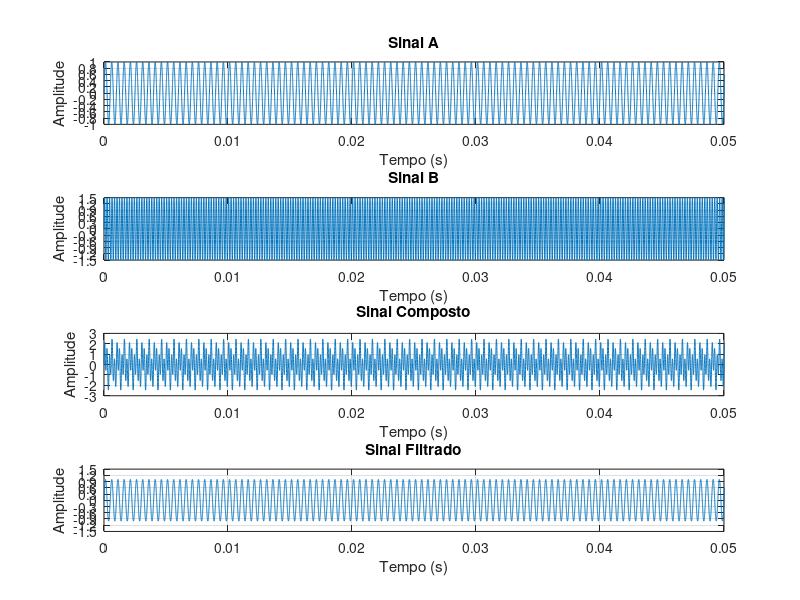
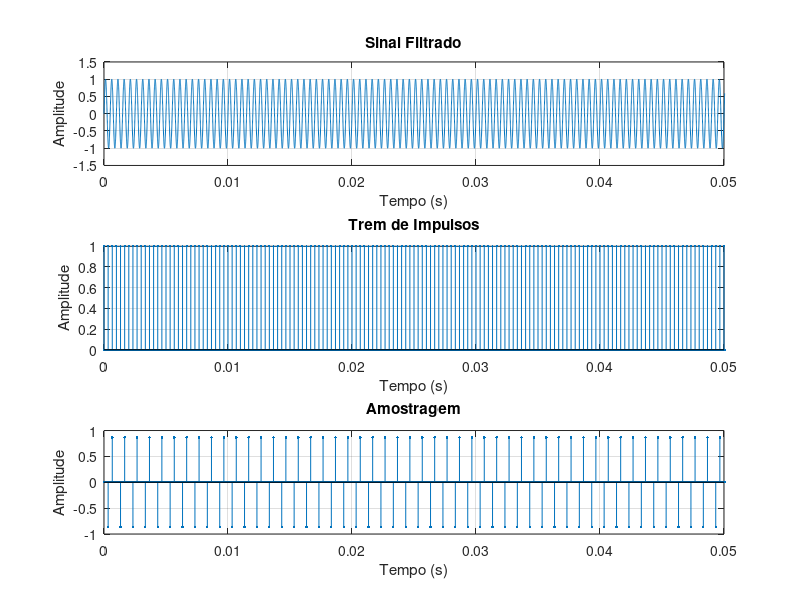
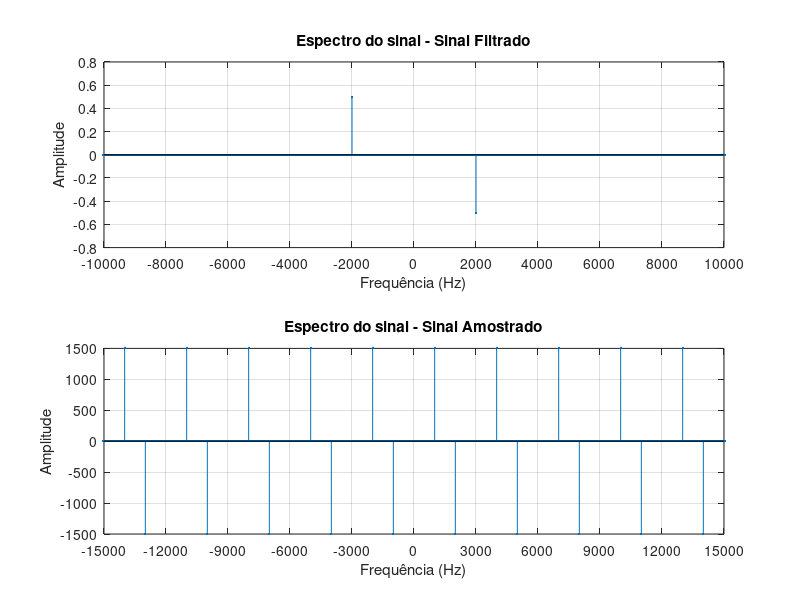
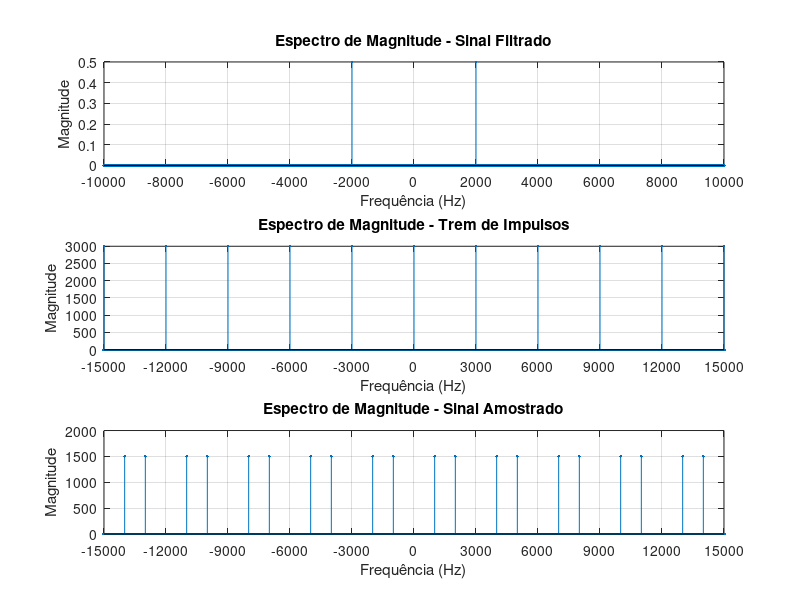

MATLAB code for these plots, in order:
clear;
clc;
close all;

pkg load signal;

f1 = 2e3;
f2 = 5e3;
A1 = 1.0;
A2 = 1.5;

fs = 3e3;
Ts = 1/fs;
fAnalog = 360e3;
Ta = 1/fAnalog;
tempoTotal = 1;
t = 0:Ta:tempoTotal-Ta;
nPAnalog = length(t);

fCorte = 3e3;

sinalA = A1*sin(2*pi*f1*t);
sinalB = A2*sin(2*pi*f2*t);
sinalComposto = sinalA + sinalB;

filtroIdeal = zeros(1, nPAnalog);
for i = 1:nPAnalog
    fAtual = (i-1) * (fAnalog / nPAnalog);
    if fAtual <= fCorte || fAtual >= (fAnalog - fCorte)
        filtroIdeal(i) = 1;
    else
        filtroIdeal(i) = 0;
    end
end

sinalCompostoFFT = fft(sinalComposto, nPAnalog);
sinalFiltradoFFT = sinalCompostoFFT .* filtroIdeal;
sinalFiltrado = real(ifft(sinalFiltradoFFT));

figure;

subplot(4,1,1);
plot(t,sinalA);
grid on;
xlabel('Tempo (s)');
ylabel('Amplitude');
title('Sinal A');
xlim([0 0.05]);
yticks(-1:0.2:1);

subplot(4,1,2);
plot(t,sinalB);
grid on;
xlabel('Tempo (s)');
ylabel('Amplitude');
title('Sinal B');
xlim([0 0.05]);
yticks(-1.5:0.3:1.5);

subplot(4,1,3);
plot(t,sinalComposto);
grid on;
xlabel('Tempo (s)');
ylabel('Amplitude');
title('Sinal Composto');
xlim([0 0.05]);

subplot(4,1,4);
plot(t,sinalFiltrado);
grid on;
xlabel('Tempo (s)');
ylabel('Amplitude');
title('Sinal Filtrado');
xlim([0 0.05]);
yticks(-1.5:0.3:1.5);

saveas(gcf, sprintf('Ideal_%gHz_01_Sinais_No_Tempo.png', fs));

kPasso = round(fAnalog / fs);
tremImpulsos = zeros(1,nPAnalog);
tremImpulsos(1:kPasso:end) = 1;

sinalAmostrado = sinalFiltrado .* tremImpulsos;

figure;

subplot(3,1,1);
plot(t,sinalFiltrado);
grid on;
xlabel('Tempo (s)');
ylabel('Amplitude');
title('Sinal Filtrado');
xlim([0 0.05]);

subplot(3,1,2);
stem(t,tremImpulsos,'.');
grid on;
xlabel('Tempo (s)');
ylabel('Amplitude');
title('Trem de Impulsos');
xlim([0 0.05]);

subplot(3,1,3);
stem(t,sinalAmostrado,'.');
grid on;
xlabel('Tempo (s)');
ylabel('Amplitude');
title('Amostragem');
xlim([0 0.05]);
hold off;

saveas(gcf, sprintf('Ideal_%gHz_02_Processo_De_Amostragem.png', fs));

f = (-nPAnalog/2 : nPAnalog/2 - 1) * (fAnalog / nPAnalog);

sinalFiltradoFFT_plot = fftshift(fft(sinalFiltrado)) / nPAnalog;
tremImpulsosFFT_plot = fftshift(fft(tremImpulsos)) / nPAnalog * fAnalog;
sinalAmostradoFFT_plot = fftshift(fft(sinalAmostrado)) / nPAnalog * fAnalog;

magFiltrado = abs(sinalFiltradoFFT_plot);
faseFiltrado = angle(sinalFiltradoFFT_plot) * (180/pi);
faseFiltrado(magFiltrado < 0.01 * max(magFiltrado)) = 0;

magTrem = abs(tremImpulsosFFT_plot);

magAmostrado = abs(sinalAmostradoFFT_plot);
faseAmostrado = angle(sinalAmostradoFFT_plot) * (180/pi);
faseAmostrado(magAmostrado < 0.01 * max(magAmostrado)) = 0;

figure;

subplot(2,1,1);
stem(f, imag(sinalFiltradoFFT_plot), '.');
grid on;
xlabel('Frequência (Hz)');
ylabel('Amplitude');
title('Espectro do sinal - Sinal Filtrado');
xlim([-f1*5 f1*5]);
xticks(-f1*5:f1:f1*5);

subplot(2,1,2);
stem(f, imag(sinalAmostradoFFT_plot), '.');
grid on;
xlabel('Frequência (Hz)');
ylabel('Amplitude');
title('Espectro do sinal - Sinal Amostrado');
xlim([-5*fs 5*fs]);
xticks(-5*fs : fs : 5*fs);

saveas(gcf, sprintf('Ideal_%gHz_03_Espectros_Do_Sinal_Imag.png', fs));

figure;

subplot(3,1,1);
stem(f, magFiltrado, '.');
grid on;
xlabel('Frequência (Hz)');
ylabel('Magnitude');
title('Espectro de Magnitude - Sinal Filtrado');
xlim([-10000 10000]);
xticks(-10000:2000:10000);

subplot(3,1,2);
stem(f, magTrem, '.');
grid on;
xlabel('Frequência (Hz)');
ylabel('Magnitude');
title('Espectro de Magnitude - Trem de Impulsos');
xlim([-5*fs 5*fs]);
xticks(-5*fs : fs : 5*fs);

subplot(3,1,3);
stem(f, magAmostrado, '.');
grid on;
xlabel('Frequência (Hz)');
ylabel('Magnitude');
title('Espectro de Magnitude - Sinal Amostrado');
xlim([-5*fs 5*fs]);
xticks(-5*fs : fs : 5*fs);

saveas(gcf, sprintf('Ideal_%gHz_04_Espectros_De_Magnitude.png', fs));

figure;

subplot(2,1,1);
stem(f, faseFiltrado, '.');
grid on;
xlabel('Frequência (Hz)');
ylabel('Fase (graus)');
title('Espectro de Fase - Sinal Filtrado');
xlim([-10000 10000]);
xticks(-10000:2000:10000);
ylim([-180 180]);
yticks(-180:90:180);

subplot(2,1,2);
stem(f, faseAmostrado, '.');
grid on;
xlabel('Frequência (Hz)');
ylabel('Fase (graus)');
title('Espectro de Fase - Sinal Amostrado');
xlim([-5*fs 5*fs]);
xticks(-5*fs : fs : 5*fs);
ylim([-180 180]);
yticks(-180:90:180);

saveas(gcf, sprintf('Ideal_%gHz_05_Espectros_De_Fase.png', fs));

fCorteReconstrucao = fs/2;
filtroReconstrucao = zeros(1, nPAnalog);

for i = 1:nPAnalog
    fAtual = (i-1) * (fAnalog / nPAnalog);
    if fAtual <= fCorteReconstrucao || fAtual >= (fAnalog - fCorteReconstrucao)
        filtroReconstrucao(i) = 1;
    else
        filtroReconstrucao(i) = 0;
    end
end

sinalReconstruidoFFT = fft(sinalAmostrado) .* filtroReconstrucao * kPasso;
sinalReconstruido = real(ifft(sinalReconstruidoFFT));

filtroReconstrucaoPlot = fftshift(filtroReconstrucao);
sinalReconstruidoFFT_plot = fftshift(sinalReconstruidoFFT) / nPAnalog;

figure;

subplot(4,1,1);
stem(f,imag(sinalAmostradoFFT_plot),'.');
grid on;
xlabel('Frequência (Hz)');
ylabel('Amplitude');
title('Espectro do sinal - Sinal Amostrado');
xlim([-5*fs 5*fs]);
xticks(-5*fs : fs : 5*fs);

subplot(4,1,2);
plot(f,filtroReconstrucaoPlot);
grid on;
xlabel('Frequência (Hz)');
ylabel('Ganho');
title('Filtro Ideal de Reconstrução');
xlim([-5*fs 5*fs]);
xticks(-5*fs : fs : 5*fs);
ylim([-0.2 1.2]);

subplot(4,1,3);
stem(f,imag(sinalReconstruidoFFT_plot),'.');
grid on;
xlabel('Frequência (Hz)');
ylabel('Amplitude');
title('Espectro do sinal - Sinal Reconstruído');
xlim([-5*fs 5*fs]);
xticks(-5*fs : fs : 5*fs);

subplot(4,1,4);
plot(t, sinalFiltrado,'DisplayName', 'Sinal Filtrado');
hold on;
plot(t, sinalReconstruido, '--','DisplayName', 'Sinal Reconstruído');
grid on;
xlabel('Tempo (s)');
ylabel('Amplitude');
title('Comparação: Sinal Filtrado vs Sinal Reconstruído');
xlim([0 0.05]);
legend('Location', 'northeast');
hold off;

saveas(gcf, sprintf('Ideal_%gHz_06_Reconstrucao_E_Comparacao.png', fs));
